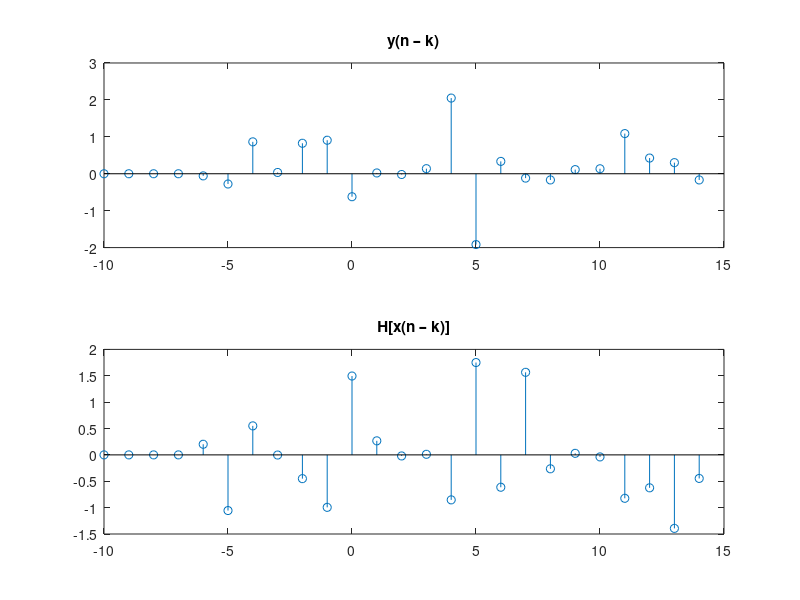

MATLAB code for this plot:
n = -10:10;

x = randn(size(n)); %Tín hiệu x ngẫu nhiên

%Dich dau ra
y = x.*cos(0.5.*n); %y(n) = H[x(n)] = x(n)cos(0.5n)
yn_k = [0 0 0 0 y]; %Dịch phải y(n) 4 mẫu -> y(n – 4)
n_yn_k = [n, 11:14];  % Bổ sung them giá trị cho n

%Dich dau vao
x1 = [0 0 0 0 x]; %Dịch phải x(n) 4 mẫu -> x(n-4)
n1 = [n, 11:14]; % Bổ sung them giá trị cho n

y1 = x1.*cos(0.5.*n1); % y1 = H[x(n – 4)] = x(n-4)cos(0.5(n-4))


subplot(211), stem(n_yn_k,yn_k), title('y(n – k)');
subplot(212), stem(n1,y1), title('H[x(n – k)]');

%Ket luan: Ko bat bien